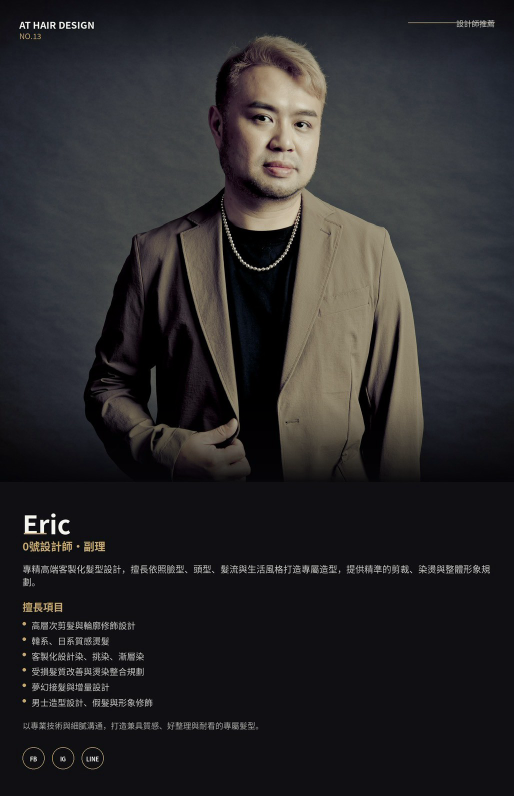
#> input picture source/designer-cards/no00-eric.png, 1028 x 1591 px (shown at 1/2 size)
$ python crop-designer-cards.py
#> lines starting #> are read from the running program, lines starting #| are printed output that depends on the picture
#!/usr/bin/env python3
"""Turn the owner's designer cards into the portraits the team section uses.

Each card in ../source/designer-cards is a finished layout: photo on top,
then a black block with the designer's name, number and 擅長項目. The site
renders that wording itself, so only the photo is wanted here — cropped to
3:4, below the "AT HAIR DESIGN NO.13" overlay burned into the top of the
frame, and written out at the three sizes the image builder asks for.

    python3 tools/crop-designer-cards.py

Requires Pillow. Rerun after replacing a card; the output is deterministic.
"""
from PIL import Image
from pathlib import Path

ROOT = Path(__file__).resolve().parent.parent
SRC = ROOT / "source" / "designer-cards"
DEST = ROOT / "public" / "assets" / "gen"

# asset id -> (card, first row below the wordmark overlay, y where the photo
# block ends, face centre x). The 2026-09-22 cards are not all the same size,
# so each carries its own top row; the boundary row was measured as the top of
# the contiguous flat-dark run that reaches the bottom of the frame.
CARDS = {
    "team-eric":  ("no00-eric.png",     90,  964, 524),
    "team-sunny": ("no05-sunny.png",    85, 1150, 436),
    "team-wenny": ("no06-wenny.png",    85, 1150, 455),
    "team-gaga":  ("no07-gaga.png",     85, 1149, 455),
    "team-jerry": ("no08-jerry.png",    86, 1169, 492),
    "team-amy":   ("no10-amy.png",      84, 1142, 471),
    "team-qiqi":  ("no11-qiqi.png",     85, 1141, 484),
    "team-wendy": ("no12-wendy.png",    90,  964, 452),
    "team-yuan":  ("no13-yuanyuan.png", 85, 1150, 465),
    "team-mary":  ("front-mary.png",    89, 1202, 466),
}

# subdirectory -> (width, height, webp quality); "" is the full-size variant
VARIANTS = {"": (1200, 1600, 82), "tex": (768, 1024, 80), "thumb": (400, 533, 78)}


def main() -> None:
    for sub in VARIANTS:
        (DEST / sub).mkdir(parents=True, exist_ok=True)

    for asset_id, (card, top, bottom, face_x) in CARDS.items():
        im = Image.open(SRC / card).convert("RGB")
#> im is the input picture: PIL image 1028x1591 RGB; mean R, G, B 42.2, 40.9, 42.6
        width, _ = im.size
#> width = 1028
        height = bottom - top
        crop_w = round(height * 3 / 4)
        x0 = max(0, min(width - crop_w, round(face_x - crop_w / 2)))
#> x0 = 196
        portrait = im.crop((x0, top, x0 + crop_w, bottom))
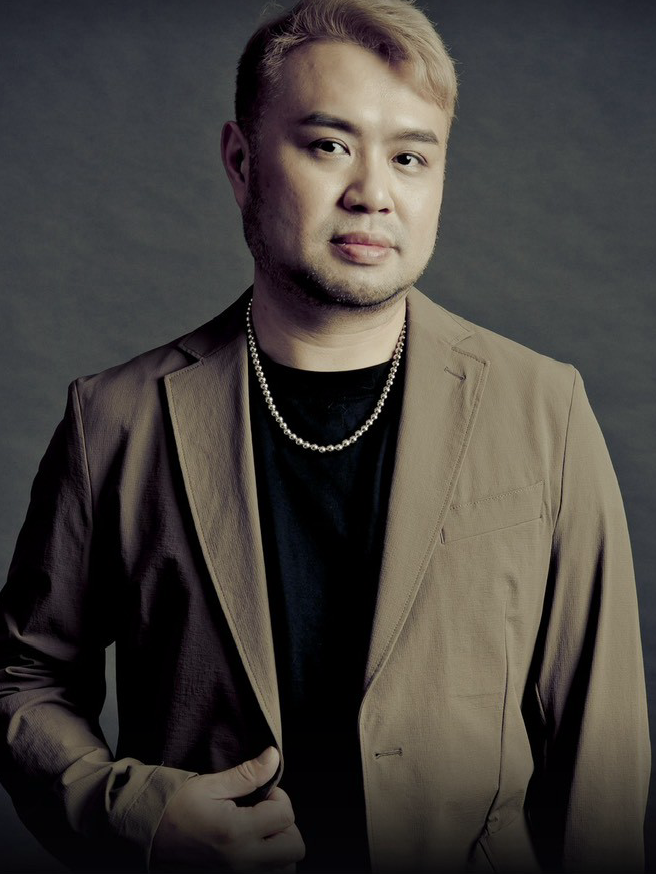
#> portrait: PIL image 656x874 RGB; mean R, G, B 68.4, 64.2, 60.2

        for sub, (w, h, quality) in VARIANTS.items():
            out = DEST / sub / f"{asset_id}.webp"
            portrait.resize((w, h), Image.LANCZOS).save(
                out, "WEBP", quality=quality, method=6
            )
        print(f"{asset_id:12} <- {card}")
#> pass 2 of the loop in main, `for asset_id, (card, top, bottom, face_x) in CARDS.items():`:
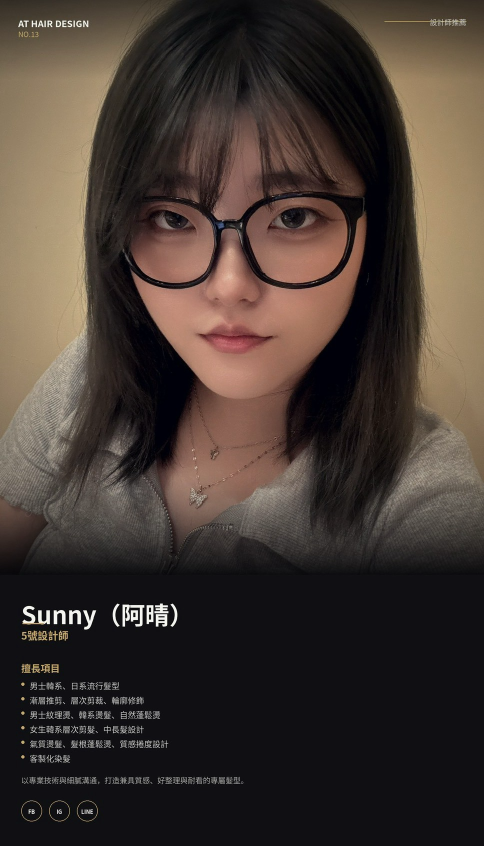
#> input picture source/designer-cards/no05-sunny.png, 968 x 1692 px (shown at 1/2 size)
#> in main, im is the input picture: PIL image 968x1692 RGB; mean R, G, B 68, 57, 50.6
#> in main, `portrait = im.crop((x0, top, x0 + crop_w, bottom))`:
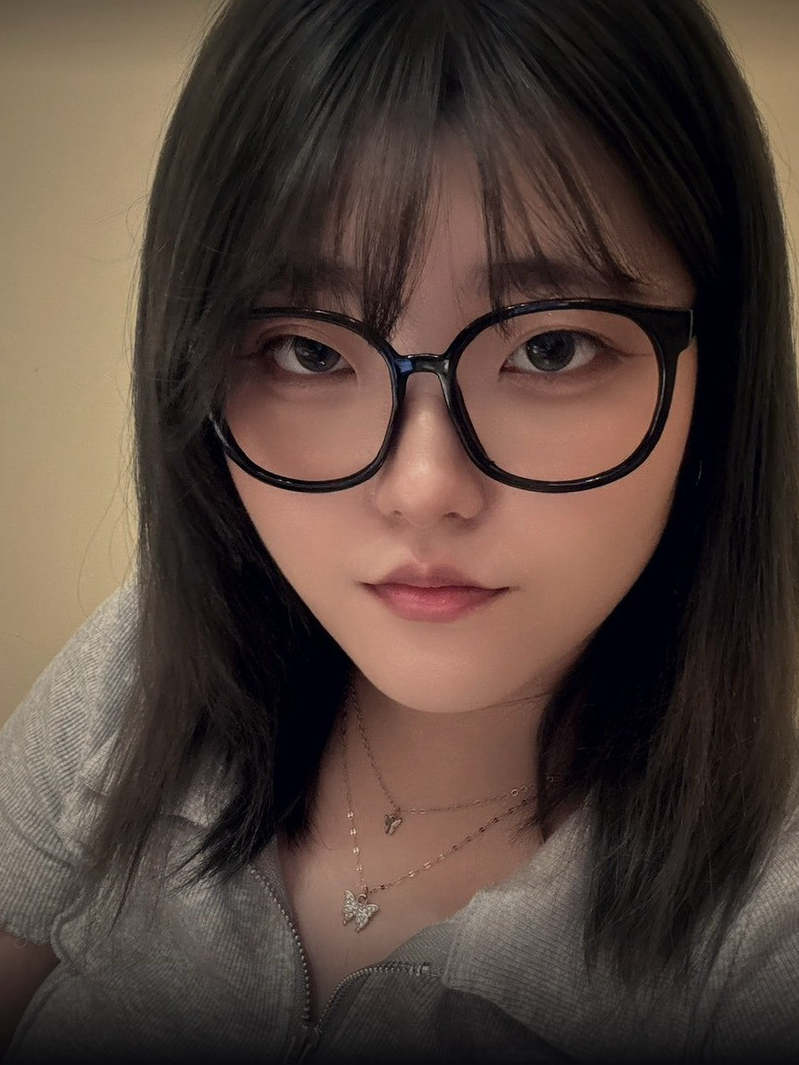
#> portrait: PIL image 799x1065 RGB; mean R, G, B 83.1, 67, 58.7
#> pass 3 of the loop in main, `for asset_id, (card, top, bottom, face_x) in CARDS.items():`:
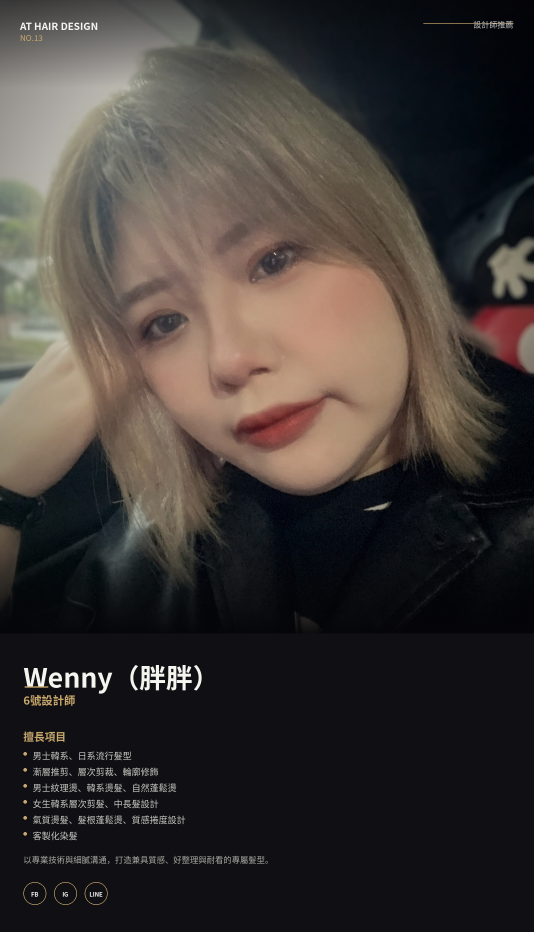
#> input picture source/designer-cards/no06-wenny.png, 1600 x 2796 px (shown at 1/3 size)
#> in main, im is the input picture: PIL image 1600x2796 RGB; mean R, G, B 62.4, 56.9, 53.8
#> in main, `portrait = im.crop((x0, top, x0 + crop_w, bottom))`:
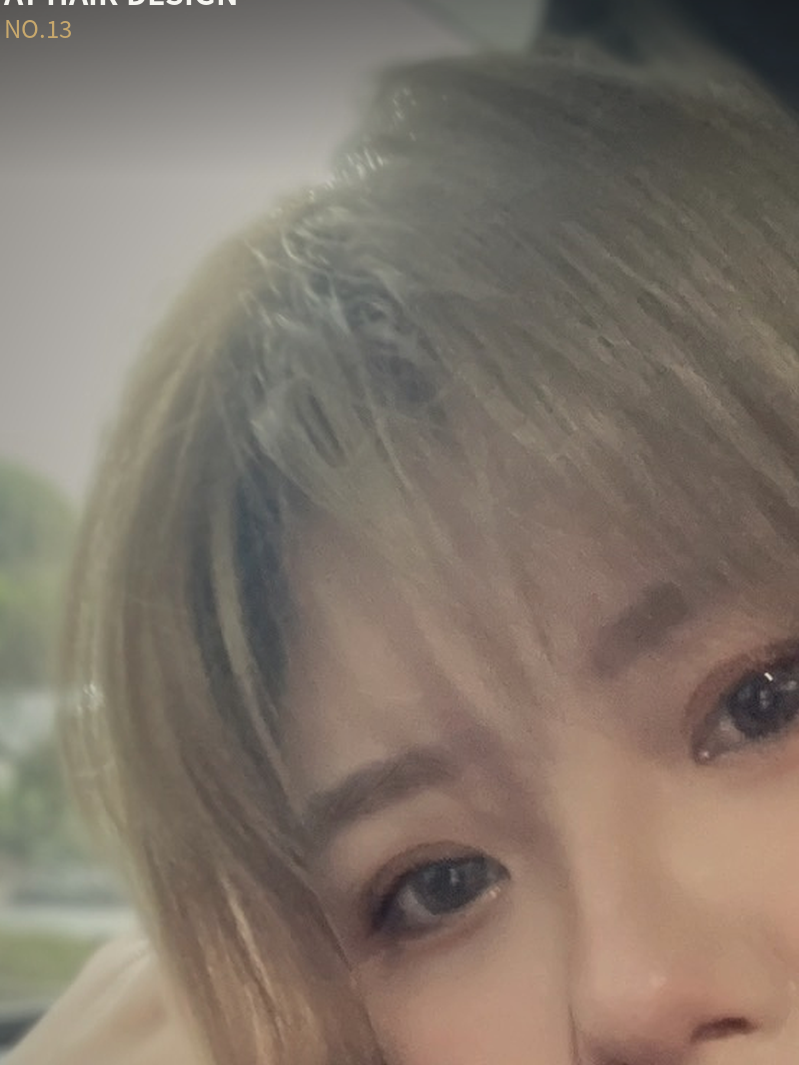
#> portrait: PIL image 799x1065 RGB; mean R, G, B 128.7, 117.5, 106.4
#> the loop made 7 passes; the first 3 are shown


if __name__ == "__main__":
#> (the run stopped early here; a loop or call above may not have finished)
